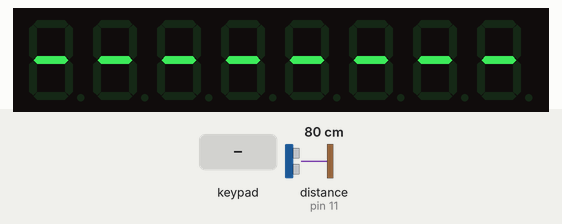
This sketch was run on a simulated Arduino Uno, built with avr-gcc and run on an emulated ATmega328P. Parts: 8-digit seven-segment display. Inputs (shaded band) come from the test bench; at power-on: distance to the obstacle (sensor on pin 11) 80 cm. The echo pulse lasts 58.3 µs per cm.

Above: at 1.25 s.
1.3 s: key '1' pressed
At 2.0 s:
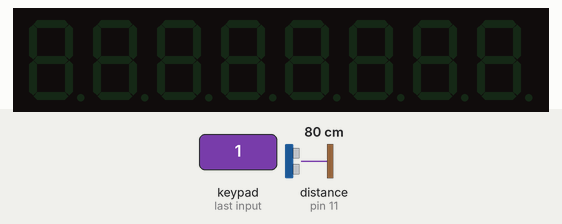
At 3.3 s:
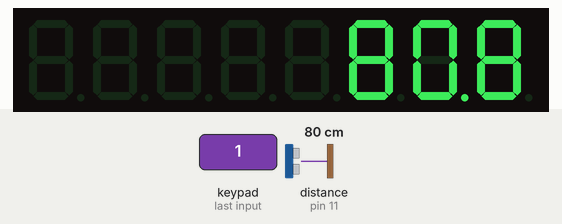

Measured:
- what the display in image 1 shows lasts 0.6 s, from 1.5 s to 2.1 s

The sketch:

zesp_1.ino
```cpp
#include "TM1638.h"

#define trigPin    12
#define echoPin    11
#define strobePin  10
#define clockPin    9
#define dataPin     8
#define numberOfCalculations   50

// Global variables
TM1638 module(dataPin, clockPin, strobePin);
boolean showLines = true;
float samples[numberOfCalculations];

void setup() {
    pinMode(trigPin, OUTPUT); //Pin, do którego podłączymy trig jako wyjście
    pinMode(echoPin, INPUT);  //a echo, jako wejście
    digitalWrite(trigPin, LOW);
    delayMicroseconds(500);
    module.setDisplayToString("--------");
}

void loop() {
    byte buttons = module.getButtons();
    if(showLines){
        module.setDisplayToString("--------");
        delay(100);
        module.clearDisplay();
        delay(100);
    }

    if(buttons==1){
        float tmp = calculateDistance();
        module.setDisplayToDecNumber(tmp * 10,2,false);
        showLines=false;
        delay(250);
    }
    if(buttons==2)
        showLines = true;
}


// Set values of samples from Ultrasonic distance sensor HC-SR04
void setSamples(){
    for(int i = 0; i< numberOfCalculations; ++i){
        digitalWrite(trigPin, LOW);
        delayMicroseconds(2);
        digitalWrite(trigPin, HIGH);
        delayMicroseconds(10);
        digitalWrite(trigPin, LOW);
        samples[i]= pulseIn(echoPin, HIGH) / 57.7;
        delay(5);
    }
}

// Calculate mean of samples
float mean(){
    float mean = 0;
    for(byte i = 0; i < numberOfCalculations; ++i)
        mean += samples[i];
    return mean/numberOfCalculations;
}

// Calculate standard deviation od samples
float standardDeviation(float _mean){
    float variance = 0;
    for(byte i = 0; i < numberOfCalculations; ++i)
        variance += sq(samples[i] - _mean);
    return sqrt(variance/numberOfCalculations);
}


// Calculate distance as an average of samles,
// that are no further than 3 standard deviations
// from mean value. (Three sigmas rule)
float calculateDistance(){
    setSamples();
    float _mean = mean();
    float _std = standardDeviation(_mean);
    float avg = 0;
    int num = 0;

    for(byte i = 0; i< numberOfCalculations; ++i){
        if(!(samples[i] > _mean + 3*_std || samples[i] < _mean  - 3*_std)){
            avg += samples[i];
            num++;
        }
    }
    return avg/num;
}
```

TM16XX.cpp
```cpp
// (licence header left out)
#if defined(ARDUINO) && ARDUINO >= 100
	#include "Arduino.h"
#else
	#include "WProgram.h"
#endif

#include "TM16XX.h"
#include "string.h"

TM16XX::TM16XX(byte dataPin, byte clockPin, byte strobePin, byte displays, boolean activateDisplay,
	byte intensity)
{
  this->dataPin = dataPin;
  this->clockPin = clockPin;
  this->strobePin = strobePin;
  this->displays = displays;

  pinMode(dataPin, OUTPUT);
  pinMode(clockPin, OUTPUT);
  pinMode(strobePin, OUTPUT);

  digitalWrite(strobePin, HIGH);
  digitalWrite(clockPin, HIGH);

  sendCommand(0x40);
  sendCommand(0x80 | (activateDisplay ? 8 : 0) | min(7, intensity));

  digitalWrite(strobePin, LOW);
  send(0xC0);
  for (int i = 0; i < 16; i++) {
    send(0x00);
  }
  digitalWrite(strobePin, HIGH);
}

void TM16XX::setDisplayDigit(byte digit, byte pos, boolean dot, const byte numberFont[])
{
  sendChar(pos, numberFont[digit & 0xF], dot);
}

void TM16XX::setDisplayToError()
{
    setDisplay(ERROR_DATA, 8);

	for (int i = 8; i < displays; i++) {
	    clearDisplayDigit(i, 0);
	}
}

void TM16XX::clearDisplayDigit(byte pos, boolean dot)
{
  sendChar(pos, 0, dot);
}

void TM16XX::setDisplay(const byte values[], unsigned int size)
{
  for (int i = 0; i < size; i++) {
    sendChar(i, values[i], 0);
  }
}

void TM16XX::clearDisplay()
{
  for (int i = 0; i < displays; i++) {
    sendData(i << 1, 0);
  }
}

void TM16XX::setDisplayToString(const char* string, const word dots, const byte pos, const byte font[])
{
  for (int i = 0; i < displays - pos; i++) {
  	if (string[i] != '\0') {
	  sendChar(i + pos, font[string[i] - 32], (dots & (1 << (displays - i - 1))) != 0);
	} else {
	  break;
	}
  }
}

void TM16XX::setDisplayToString(const String string, const word dots, const byte pos, const byte font[])
{
  int stringLength = string.length();

  for (int i = 0; i < displays - pos; i++) {
    if (i < stringLength) {
      sendChar(i + pos, font[string.charAt(i) - 32], (dots & (1 << (displays - i - 1))) != 0);
    } else {
      break;
    }
  }
}

void TM16XX::sendCommand(byte cmd)
{
  digitalWrite(strobePin, LOW);
  send(cmd);
  digitalWrite(strobePin, HIGH);
}

void TM16XX::sendData(byte address, byte data)
{
  sendCommand(0x44);
  digitalWrite(strobePin, LOW);
  send(0xC0 | address);
  send(data);
  digitalWrite(strobePin, HIGH);
}

void TM16XX::send(byte data)
{
  for (int i = 0; i < 8; i++) {
    digitalWrite(clockPin, LOW);
    digitalWrite(dataPin, data & 1 ? HIGH : LOW);
    data >>= 1;
    digitalWrite(clockPin, HIGH);
  }
}

byte TM16XX::receive()
{
  //!!!!!!!!!!!!!!!!!!!!11
  int temp = 0;

  // Pull-up on
  pinMode(dataPin, INPUT);
  digitalWrite(dataPin, HIGH);

  for (int i = 0; i < 8; i++) {
    temp >>= 1;

    digitalWrite(clockPin, LOW);

    if (digitalRead(dataPin)) {
      temp |= 0x80;
    }

    digitalWrite(clockPin, HIGH);
  }

  // Pull-up off
  pinMode(dataPin, OUTPUT);
  digitalWrite(dataPin, LOW);

  return temp;
}

#if !defined(ARDUINO) || ARDUINO < 100
// empty implementation instead of pure virtual for older Arduino IDE
void TM16XX::sendChar(byte pos, byte data, boolean dot) {}
#endif
```

TM16XX.h
```cpp
// (licence header left out)
#ifndef TM16XX_h
#define TM16XX_h

#if defined(ARDUINO) && ARDUINO >= 100
	#include "Arduino.h"
#else
	#include "WProgram.h"
#endif

#include "TM16XXFonts.h"

class TM16XX
{
  public:
    /**
     * Instantiate a tm16xx module specifying the number of displays, display state,
     * the starting intensity (0-7) data, clock and stobe pins.
     */
    TM16XX(byte dataPin, byte clockPin, byte strobePin, byte displays, boolean activateDisplay = true,
    	byte intensity = 7);

    /** Set a single display at pos (starting at 0) to a digit (left to right) */
    virtual void setDisplayDigit(byte digit, byte pos, boolean dot, const byte numberFont[] = NUMBER_FONT);
	/** Set the display to an error message */
	virtual void setDisplayToError();
	/** Clear  a single display at pos (starting at 0, left to right) */
    virtual void clearDisplayDigit(byte pos, boolean dot);
    /** Set the display to the values (left to right) */
    virtual void setDisplay(const byte values[], unsigned int length = 8);
    /** Clear the display */
	virtual void clearDisplay();

    /** Set the display to the string (defaults to built in font) */
	virtual void setDisplayToString(const char* string, const word dots = 0, const byte pos = 0,
		const byte font[] = FONT_DEFAULT);
    /** Set the display to the String (defaults to built in font) */
	virtual void setDisplayToString(String string, const word dots = 0, const byte pos = 0,
		const byte font[] = FONT_DEFAULT);

  protected:
	#if defined(ARDUINO) && ARDUINO >= 100
		// pure virtual is NOT supported in older Arduino IDE
		virtual void sendChar(byte pos, byte data, boolean dot) = 0;
	#else
		virtual void sendChar(byte pos, byte data, boolean dot);
	#endif


    virtual void sendCommand(byte led);
    virtual void sendData(byte add, byte data);
    virtual void send(byte data);
    virtual byte receive();

    byte displays;
    byte dataPin;
    byte clockPin;
    byte strobePin;
};

#endif
```

TM16XXFonts.h
```cpp
// (licence header left out)
#ifndef TM16XXFonts_h
#define TM16XXFonts_h

// definition for standard hexadecimal numbers
const byte NUMBER_FONT[] = {
  0b00111111, // 0
  0b00000110, // 1
  0b01011011, // 2
  0b01001111, // 3
  0b01100110, // 4
  0b01101101, // 5
  0b01111101, // 6
  0b00000111, // 7
  0b01111111, // 8
  0b01101111, // 9
  0b01110111, // A
  0b01111100, // B
  0b00111001, // C
  0b01011110, // D
  0b01111001, // E
  0b01110001  // F
};

const byte MINUS = 0b01000000;

// definition for error
const byte ERROR_DATA[] = {
  0b01111001, // E
  0b01010000, // r
  0b01010000, // r
  0b01011100, // o
  0b01010000, // r
  0,
  0,
  0
};

// definition for the displayable ASCII chars
const byte FONT_DEFAULT[] = {
  0b00000000, // (32)  <space>
  0b10000110, // (33)	!
  0b00100010, // (34)	"
  0b01111110, // (35)	#
  0b01101101, // (36)	$
  0b00000000, // (37)	%
  0b00000000, // (38)	&
  0b00000010, // (39)	'
  0b00110000, // (40)	(
  0b00000110, // (41)	)
  0b01100011, // (42)	*
  0b00000000, // (43)	+
  0b00000100, // (44)	,
  0b01000000, // (45)	-
  0b10000000, // (46)	.
  0b01010010, // (47)	/
  0b00111111, // (48)	0
  0b00000110, // (49)	1
  0b01011011, // (50)	2
  0b01001111, // (51)	3
  0b01100110, // (52)	4
  0b01101101, // (53)	5
  0b01111101, // (54)	6
  0b00100111, // (55)	7
  0b01111111, // (56)	8
  0b01101111, // (57)	9
  0b00000000, // (58)	:
  0b00000000, // (59)	;
  0b00000000, // (60)	<
  0b01001000, // (61)	=
  0b00000000, // (62)	>
  0b01010011, // (63)	?
  0b01011111, // (64)	@
  0b01110111, // (65)	A
  0b01111111, // (66)	B
  0b00111001, // (67)	C
  0b00111111, // (68)	D
  0b01111001, // (69)	E
  0b01110001, // (70)	F
  0b00111101, // (71)	G
  0b01110110, // (72)	H
  0b00000110, // (73)	I
  0b00011111, // (74)	J
  0b01101001, // (75)	K
  0b00111000, // (76)	L
  0b00010101, // (77)	M
  0b00110111, // (78)	N
  0b00111111, // (79)	O
  0b01110011, // (80)	P
  0b01100111, // (81)	Q
  0b00110001, // (82)	R
  0b01101101, // (83)	S
  0b01111000, // (84)	T
  0b00111110, // (85)	U
  0b00101010, // (86)	V
  0b00011101, // (87)	W
  0b01110110, // (88)	X
  0b01101110, // (89)	Y
  0b01011011, // (90)	Z
  0b00111001, // (91)	[
  0b01100100, // (92)	\ (this can't be the last char on a line, even in comment or it'll concat)
  0b00001111, // (93)	]
  0b00000000, // (94)	^
  0b00001000, // (95)	_
  0b00100000, // (96)	`
  0b01011111, // (97)	a
  0b01111100, // (98)	b
  0b01011000, // (99)	c
  0b01011110, // (100)	d
  0b01111011, // (101)	e
  0b00110001, // (102)	f
  0b01101111, // (103)	g
  0b01110100, // (104)	h
  0b00000100, // (105)	i
  0b00001110, // (106)	j
  0b01110101, // (107)	k
  0b00110000, // (108)	l
  0b01010101, // (109)	m
  0b01010100, // (110)	n
  0b01011100, // (111)	o
  0b01110011, // (112)	p
  0b01100111, // (113)	q
  0b01010000, // (114)	r
  0b01101101, // (115)	s
  0b01111000, // (116)	t
  0b00011100, // (117)	u
  0b00101010, // (118)	v
  0b00011101, // (119)	w
  0b01110110, // (120)	x
  0b01101110, // (121)	y
  0b01000111, // (122)	z
  0b01000110, // (123)	{
  0b00000110, // (124)	|
  0b01110000, // (125)	}
  0b00000001, // (126)	~
};

#endif
```
